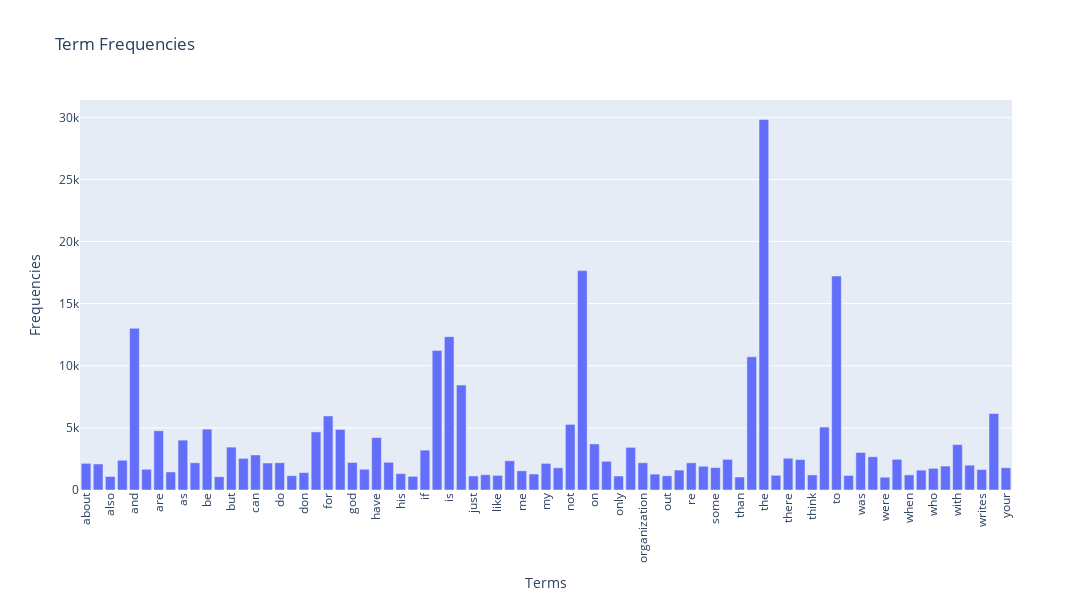

Here is the notebook cell this chart was saved with:
### Markdown cell above
### >>> **Exercise 13 (take home):** 
The chart above only contains 300 vocabulary in the documents, and it's already computationally intensive to both compute and visualize. Can you efficiently reduce the number of terms you want to visualize as an exercise.

### Code cell
# Answer here
# Set a threshold of 1000 to filter out all words that has frequency of less than 1000, this is to efficiently reduce the number of terms that i visualize while maintaining the meaning of the visualization
frequency_threshold = 1000 
filtered_indices = np.where(term_frequencies > frequency_threshold)[0]
terms = count_vect.get_feature_names_out()[filtered_indices]
frequencies = term_frequencies[filtered_indices]

data = pd.DataFrame({'Term': terms, 'Frequency': frequencies})
fig = px.bar(data, x='Term', y='Frequency', title='Term Frequencies', labels={'Term': 'Terms', 'Frequency': 'Frequencies'})
fig.update_layout(xaxis_tickangle=-90, height=600, width=1800)
fig.show()

### Figure 1 — Plotly figure (JSON) as saved in the notebook; plotly's stock layout.template omitted (floating-point values rounded to 4 significant figures)
{"data": [{"alignmentgroup": "True", "hovertemplate": "Terms=%{x}<br>Frequencies=%{y}<extra></extra>", "legendgroup": "", "marker": {"color": "#636efa", "pattern": {"shape": ""}}, "name": "", "offsetgroup": "", "orientation": "v", "showlegend": false, "textposition": "auto", "type": "bar", "x": ["about", "all", "also", "an", "and", "any", "are", "article", "as", "at", "be", "been", "but", "by", "can", "com", "do", "does", "don", "edu", "for", "from", "god", "has", "have", "he", "his", "how", "if", "in", "is", "it", "just", "know", "like", "lines", "me", "more", "my", "no", "not", "of", "on", "one", "only", "or", "organization", "other", "out", "people", "re", "so", "some", "subject", "than", "that", "the", "their", "there", "they", "think", "this", "to", "university", "was", "we", "were", "what", "when", "which", "who", "will", "with", "would", "writes", "you", "your"], "xaxis": "x", "y": [2148, 2093, 1090, 2393, 13017, 1669, 4769, 1453, 4015, 2191, 4898, 1068, 3453, 2548, 2818, 2172, 2193, 1151, 1400, 4675, 5962, 4877, 2216, 1671, 4218, 2232, 1318, 1100, 3208, 11226, 12343, 8447, 1130, 1230, 1177, 2353, 1543, 1286, 2143, 1791, 5285, 17660, 3709, 2312, 1127, 3432, 2192, 1278, 1142, 1604, 2186, 1912, 1802, 2464, 1045, 10723, 29825, 1184, 2556, 2448, 1213, 5063, 17222, 1170, 3020, 2674, 1028, 2472, 1215, 1599, 1742, 1925, 3655, 2000, 1645, 6157, 1793], "yaxis": "y"}], "layout": {"barmode": "relative", "height": 600, "legend": {"tracegroupgap": 0}, "title": {"text": "Term Frequencies"}, "width": 1800, "xaxis": {"anchor": "y", "domain": [0, 1], "tickangle": -90, "title": {"text": "Terms"}}, "yaxis": {"anchor": "x", "domain": [0, 1], "title": {"text": "Frequencies"}}}}
